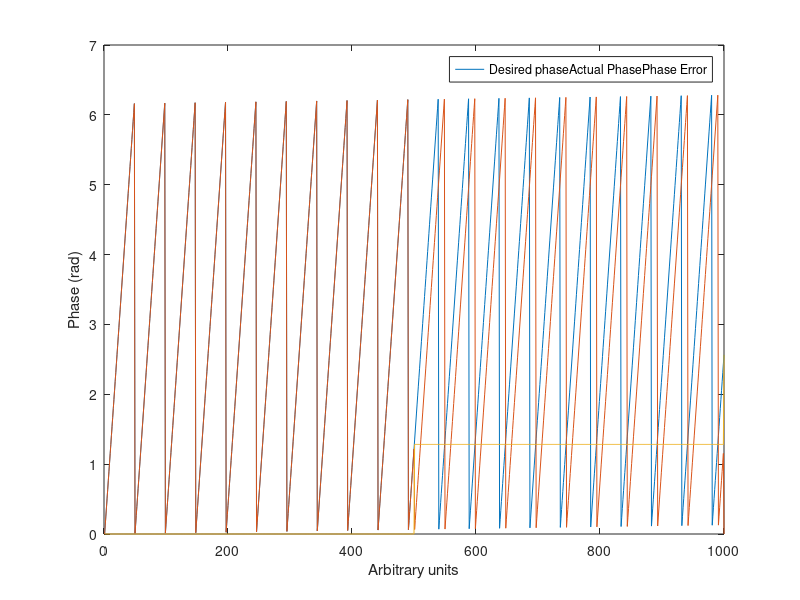

The MATLAB source for this figure:
lambdas= linspace(1-0.12, 1.12, 1000);

for i = 1:length(lambdas)

    numpoints = 100;
    OPDr = linspace(0, 19.9, numpoints);
    x = 1:numpoints;
    
    lambda0 = 1;
    lambda = lambdas(i);
    
    OPDr_mod = mod(OPDr, 10);
    
    %plot(x, OPDr, x, OPDr_mod);
    
    phase_desired = mod(2*pi * OPDr / lambda, 2*pi);
    phase_actual = mod(2 * pi * OPDr_mod / lambda, 2*pi);
    phase_error = abs(phase_desired - phase_actual);
    phase_error = min(phase_error, 2*pi - phase_error);

    phase_error_l(i) = max(phase_error);

    %plot(x, phase_desired, x, phase_actual, x, phase_error);
end

plot(lambdas, phase_error_l, lambdas, ones(size(lambdas)) * pi/4);

%%
numpoints = 1000;
    OPDr = linspace(0, 20, numpoints);
    x = 1:numpoints;
    
    lambda0 = 1;
    lambda = 0.98;

    OPDr_mod = mod(OPDr, 10);
    
    plot(x, OPDr, x, OPDr_mod);
    
    phase_desired = mod(2*pi * OPDr / lambda, 2*pi);
    phase_actual = mod(2 * pi * OPDr_mod / lambda, 2*pi);
    phase_error = mod(phase_desired - phase_actual + pi, 2*pi) - pi;
    %phase_error = min(phase_error, 2*pi - phase_error);

    phase_error_l(i) = max(phase_error);

    plot(x, phase_desired, x, phase_actual, x, phase_error);
    legend(["Desired phase", "Actual Phase", "Phase Error"]);
    xlabel("Arbitrary units");
    ylabel("Phase (rad)");
